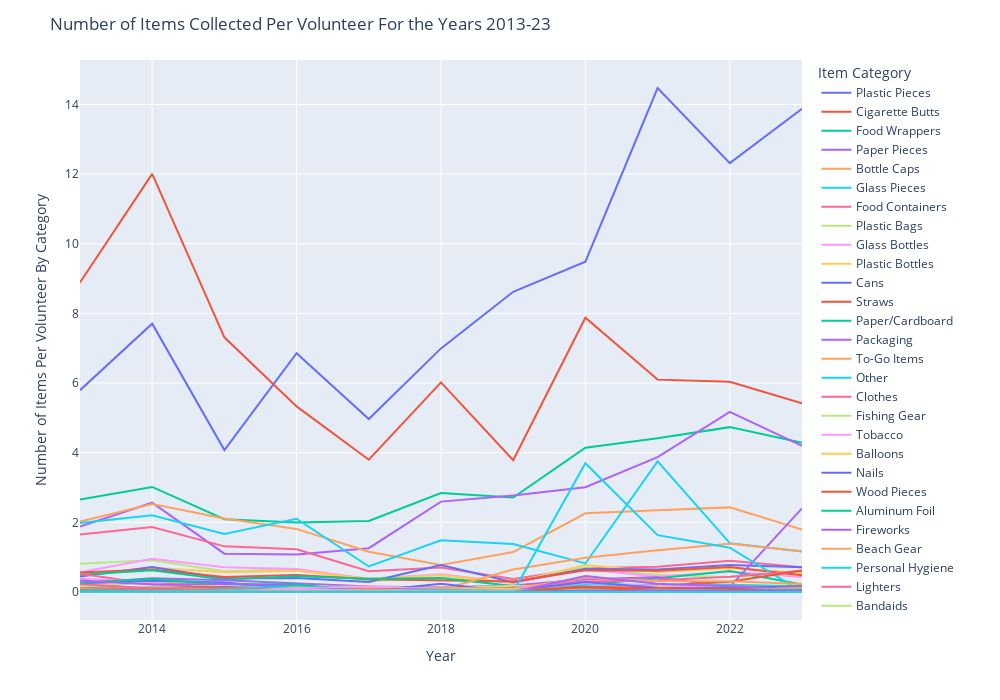

Write notebook code for a chart like this one.
### Markdown cell above
There's a significant correlation between number of volunteers and number of items collected for each year, which suggests that the number of items collected in a year might depend on the number of volunteers doing beach cleanups that year. 
The fewer debris items collected in 2020 may have been a result of fewer people being out during the pandemic, and not necessarily due to less littering. Now that we know that there's a correlation between number of items and number of volunteers, let's plot items/volunteer over time.

### Code cell
annual_volunteer = annual_data.copy()

item_cols = list(col_config.loc[col_config['material'].notnull()]['name'])
for item in list(item_cols):
    annual_volunteer[item] = annual_volunteer[item] / annual_volunteer['Total Volunteers']
annual_volunteer = annual_volunteer[annual_volunteer.columns.intersection(item_cols)]

fig = px.line(annual_volunteer, x=annual_volunteer.index, y=annual_volunteer.columns)
fig.update_layout(
    autosize=False,
    width=1000,
    height=700,
    title="Number of Items Collected Per Volunteer For the Years 2013-23",
    yaxis_title='Number of Items Per Volunteer By Category',
    xaxis_title='Year',
    legend_title='Item Category',
)
fig.show()

### Figure 1 — Plotly figure (JSON) as saved in the notebook; plotly's stock layout.template omitted (floating-point values rounded to 4 significant figures)
{"data": [{"hovertemplate": "variable=Plastic Pieces<br>index=%{x}<br>value=%{y}<extra></extra>", "legendgroup": "Plastic Pieces", "line": {"color": "#636efa", "dash": "solid"}, "marker": {"symbol": "circle"}, "mode": "lines", "name": "Plastic Pieces", "orientation": "v", "showlegend": true, "type": "scatter", "x": [2013, 2014, 2015, 2016, 2017, 2018, 2019, 2020, 2021, 2022, 2023], "xaxis": "x", "y": [5.797, 7.706, 4.075, 6.856, 4.967, 6.996, 8.622, 9.486, 14.47, 12.32, 13.88], "yaxis": "y"}, {"hovertemplate": "variable=Cigarette Butts<br>index=%{x}<br>value=%{y}<extra></extra>", "legendgroup": "Cigarette Butts", "line": {"color": "#EF553B", "dash": "solid"}, "marker": {"symbol": "circle"}, "mode": "lines", "name": "Cigarette Butts", "orientation": "v", "showlegend": true, "type": "scatter", "x": [2013, 2014, 2015, 2016, 2017, 2018, 2019, 2020, 2021, 2022, 2023], "xaxis": "x", "y": [8.89, 12.01, 7.313, 5.331, 3.799, 6.018, 3.786, 7.878, 6.099, 6.037, 5.421], "yaxis": "y"}, {"hovertemplate": "variable=Food Wrappers<br>index=%{x}<br>value=%{y}<extra></extra>", "legendgroup": "Food Wrappers", "line": {"color": "#00cc96", "dash": "solid"}, "marker": {"symbol": "circle"}, "mode": "lines", "name": "Food Wrappers", "orientation": "v", "showlegend": true, "type": "scatter", "x": [2013, 2014, 2015, 2016, 2017, 2018, 2019, 2020, 2021, 2022, 2023], "xaxis": "x", "y": [2.656, 3.017, 2.092, 1.999, 2.042, 2.841, 2.711, 4.144, 4.417, 4.734, 4.284], "yaxis": "y"}, {"hovertemplate": "variable=Paper Pieces<br>index=%{x}<br>value=%{y}<extra></extra>", "legendgroup": "Paper Pieces", "line": {"color": "#ab63fa", "dash": "solid"}, "marker": {"symbol": "circle"}, "mode": "lines", "name": "Paper Pieces", "orientation": "v", "showlegend": true, "type": "scatter", "x": [2013, 2014, 2015, 2016, 2017, 2018, 2019, 2020, 2021, 2022, 2023], "xaxis": "x", "y": [1.877, 2.565, 1.101, 1.073, 1.259, 2.596, 2.775, 3.008, 3.875, 5.176, 4.199], "yaxis": "y"}, {"hovertemplate": "variable=Bottle Caps<br>index=%{x}<br>value=%{y}<extra></extra>", "legendgroup": "Bottle Caps", "line": {"color": "#FFA15A", "dash": "solid"}, "marker": {"symbol": "circle"}, "mode": "lines", "name": "Bottle Caps", "orientation": "v", "showlegend": true, "type": "scatter", "x": [2013, 2014, 2015, 2016, 2017, 2018, 2019, 2020, 2021, 2022, 2023], "xaxis": "x", "y": [2.023, 2.523, 2.109, 1.812, 1.154, 0.7779, 1.147, 2.26, 2.348, 2.43, 1.796], "yaxis": "y"}, {"hovertemplate": "variable=Glass Pieces<br>index=%{x}<br>value=%{y}<extra></extra>", "legendgroup": "Glass Pieces", "line": {"color": "#19d3f3", "dash": "solid"}, "marker": {"symbol": "circle"}, "mode": "lines", "name": "Glass Pieces", "orientation": "v", "showlegend": true, "type": "scatter", "x": [2013, 2014, 2015, 2016, 2017, 2018, 2019, 2020, 2021, 2022, 2023], "xaxis": "x", "y": [1.981, 2.203, 1.668, 2.103, 0.7335, 1.484, 1.38, 0.8196, 3.751, 1.402, 1.161], "yaxis": "y"}, {"hovertemplate": "variable=Food Containers<br>index=%{x}<br>value=%{y}<extra></extra>", "legendgroup": "Food Containers", "line": {"color": "#FF6692", "dash": "solid"}, "marker": {"symbol": "circle"}, "mode": "lines", "name": "Food Containers", "orientation": "v", "showlegend": true, "type": "scatter", "x": [2013, 2014, 2015, 2016, 2017, 2018, 2019, 2020, 2021, 2022, 2023], "xaxis": "x", "y": [1.65, 1.866, 1.311, 1.228, 0.5956, 0.7034, 0.3744, 0.6815, 0.7217, 0.8979, 0.7096], "yaxis": "y"}, {"hovertemplate": "variable=Plastic Bags<br>index=%{x}<br>value=%{y}<extra></extra>", "legendgroup": "Plastic Bags", "line": {"color": "#B6E880", "dash": "solid"}, "marker": {"symbol": "circle"}, "mode": "lines", "name": "Plastic Bags", "orientation": "v", "showlegend": true, "type": "scatter", "x": [2013, 2014, 2015, 2016, 2017, 2018, 2019, 2020, 2021, 2022, 2023], "xaxis": "x", "y": [0.811, 0.91, 0.5936, 0.652, 0.3169, 0.3995, 0.2907, 0.7012, 0.4915, 0.4294, 0.5412], "yaxis": "y"}, {"hovertemplate": "variable=Glass Bottles<br>index=%{x}<br>value=%{y}<extra></extra>", "legendgroup": "Glass Bottles", "line": {"color": "#FF97FF", "dash": "solid"}, "marker": {"symbol": "circle"}, "mode": "lines", "name": "Glass Bottles", "orientation": "v", "showlegend": true, "type": "scatter", "x": [2013, 2014, 2015, 2016, 2017, 2018, 2019, 2020, 2021, 2022, 2023], "xaxis": "x", "y": [0.5673, 0.9576, 0.709, 0.6591, 0.3829, 0.507, 0.2611, 0.6427, 0.4476, 0.5845, 0.4325], "yaxis": "y"}, {"hovertemplate": "variable=Plastic Bottles<br>index=%{x}<br>value=%{y}<extra></extra>", "legendgroup": "Plastic Bottles", "line": {"color": "#FECB52", "dash": "solid"}, "marker": {"symbol": "circle"}, "mode": "lines", "name": "Plastic Bottles", "orientation": "v", "showlegend": true, "type": "scatter", "x": [2013, 2014, 2015, 2016, 2017, 2018, 2019, 2020, 2021, 2022, 2023], "xaxis": "x", "y": [0.4787, 0.6998, 0.5663, 0.6094, 0.3816, 0.4797, 0.2702, 0.7725, 0.5718, 0.6822, 0.5482], "yaxis": "y"}, {"hovertemplate": "variable=Cans<br>index=%{x}<br>value=%{y}<extra></extra>", "legendgroup": "Cans", "line": {"color": "#636efa", "dash": "solid"}, "marker": {"symbol": "circle"}, "mode": "lines", "name": "Cans", "orientation": "v", "showlegend": true, "type": "scatter", "x": [2013, 2014, 2015, 2016, 2017, 2018, 2019, 2020, 2021, 2022, 2023], "xaxis": "x", "y": [0.4425, 0.7144, 0.3898, 0.4034, 0.2898, 0.7744, 0.2819, 0.6675, 0.6497, 0.7757, 0.7126], "yaxis": "y"}, {"hovertemplate": "variable=Straws<br>index=%{x}<br>value=%{y}<extra></extra>", "legendgroup": "Straws", "line": {"color": "#EF553B", "dash": "solid"}, "marker": {"symbol": "circle"}, "mode": "lines", "name": "Straws", "orientation": "v", "showlegend": true, "type": "scatter", "x": [2013, 2014, 2015, 2016, 2017, 2018, 2019, 2020, 2021, 2022, 2023], "xaxis": "x", "y": [0.5626, 0.644, 0.4337, 0.4888, 0.3652, 0.3452, 0.3038, 0.6242, 0.6114, 0.7192, 0.4817], "yaxis": "y"}, {"hovertemplate": "variable=Paper/Cardboard<br>index=%{x}<br>value=%{y}<extra></extra>", "legendgroup": "Paper/Cardboard", "line": {"color": "#00cc96", "dash": "solid"}, "marker": {"symbol": "circle"}, "mode": "lines", "name": "Paper/Cardboard", "orientation": "v", "showlegend": true, "type": "scatter", "x": [2013, 2014, 2015, 2016, 2017, 2018, 2019, 2020, 2021, 2022, 2023], "xaxis": "x", "y": [0.4919, 0.6225, 0.3614, 0.4558, 0.3795, 0.404, 0.1724, 0.2074, 0.3983, 0.6007, 0.2151], "yaxis": "y"}, {"hovertemplate": "variable=Packaging<br>index=%{x}<br>value=%{y}<extra></extra>", "legendgroup": "Packaging", "line": {"color": "#ab63fa", "dash": "solid"}, "marker": {"symbol": "circle"}, "mode": "lines", "name": "Packaging", "orientation": "v", "showlegend": true, "type": "scatter", "x": [2013, 2014, 2015, 2016, 2017, 2018, 2019, 2020, 2021, 2022, 2023], "xaxis": "x", "y": [0.2501, 0.395, 0.3402, 0.2407, 0.1573, 0.1257, 0.1876, 0.364, 0.4225, 0.1436, 2.401], "yaxis": "y"}, {"hovertemplate": "variable=To-Go Items<br>index=%{x}<br>value=%{y}<extra></extra>", "legendgroup": "To-Go Items", "line": {"color": "#FFA15A", "dash": "solid"}, "marker": {"symbol": "circle"}, "mode": "lines", "name": "To-Go Items", "orientation": "v", "showlegend": true, "type": "scatter", "x": [2013, 2014, 2015, 2016, 2017, 2018, 2019, 2020, 2021, 2022, 2023], "xaxis": "x", "y": [0, 0, 0, 0.1181, 0.1671, 0.06275, 0.645, 0.9857, 1.2, 1.383, 1.173], "yaxis": "y"}, {"hovertemplate": "variable=Other<br>index=%{x}<br>value=%{y}<extra></extra>", "legendgroup": "Other", "line": {"color": "#19d3f3", "dash": "solid"}, "marker": {"symbol": "circle"}, "mode": "lines", "name": "Other", "orientation": "v", "showlegend": true, "type": "scatter", "x": [2013, 2014, 2015, 2016, 2017, 2018, 2019, 2020, 2021, 2022, 2023], "xaxis": "x", "y": [0.1087, 0.3165, 0.01776, 0.1238, 0.002681, 0, 0, 3.698, 1.632, 1.274, 0], "yaxis": "y"}, {"hovertemplate": "variable=Clothes<br>index=%{x}<br>value=%{y}<extra></extra>", "legendgroup": "Clothes", "line": {"color": "#FF6692", "dash": "solid"}, "marker": {"symbol": "circle"}, "mode": "lines", "name": "Clothes", "orientation": "v", "showlegend": true, "type": "scatter", "x": [2013, 2014, 2015, 2016, 2017, 2018, 2019, 2020, 2021, 2022, 2023], "xaxis": "x", "y": [0.5236, 0.222, 0.1224, 0.123, 0.001073, 0, 0.1591, 0.3048, 0.3343, 0.4367, 0.6123], "yaxis": "y"}, {"hovertemplate": "variable=Fishing Gear<br>index=%{x}<br>value=%{y}<extra></extra>", "legendgroup": "Fishing Gear", "line": {"color": "#B6E880", "dash": "solid"}, "marker": {"symbol": "circle"}, "mode": "lines", "name": "Fishing Gear", "orientation": "v", "showlegend": true, "type": "scatter", "x": [2013, 2014, 2015, 2016, 2017, 2018, 2019, 2020, 2021, 2022, 2023], "xaxis": "x", "y": [0.1402, 0.3026, 0.2368, 0.1621, 0.1418, 0.1101, 0.1766, 0.1228, 0.18, 0.2066, 0.1712], "yaxis": "y"}, {"hovertemplate": "variable=Tobacco<br>index=%{x}<br>value=%{y}<extra></extra>", "legendgroup": "Tobacco", "line": {"color": "#FF97FF", "dash": "solid"}, "marker": {"symbol": "circle"}, "mode": "lines", "name": "Tobacco", "orientation": "v", "showlegend": true, "type": "scatter", "x": [2013, 2014, 2015, 2016, 2017, 2018, 2019, 2020, 2021, 2022, 2023], "xaxis": "x", "y": [0.3837, 0.2871, 0.2503, 0.1094, 0.02771, 0.02558, 0.07086, 0.2507, 0.1823, 0.09454, 0.05346], "yaxis": "y"}, {"hovertemplate": "variable=Balloons<br>index=%{x}<br>value=%{y}<extra></extra>", "legendgroup": "Balloons", "line": {"color": "#FECB52", "dash": "solid"}, "marker": {"symbol": "circle"}, "mode": "lines", "name": "Balloons", "orientation": "v", "showlegend": true, "type": "scatter", "x": [2013, 2014, 2015, 2016, 2017, 2018, 2019, 2020, 2021, 2022, 2023], "xaxis": "x", "y": [0.2164, 0.3382, 0.1239, 0.1499, 0.06203, 0.09646, 0.05757, 0.1031, 0.141, 0.1165, 0.1092], "yaxis": "y"}, {"hovertemplate": "variable=Nails<br>index=%{x}<br>value=%{y}<extra></extra>", "legendgroup": "Nails", "line": {"color": "#636efa", "dash": "solid"}, "marker": {"symbol": "circle"}, "mode": "lines", "name": "Nails", "orientation": "v", "showlegend": true, "type": "scatter", "x": [2013, 2014, 2015, 2016, 2017, 2018, 2019, 2020, 2021, 2022, 2023], "xaxis": "x", "y": [0.2532, 0.3259, 0.2697, 0.09828, 0.01984, 0.2349, 0, 0, 0, 0, 0], "yaxis": "y"}, {"hovertemplate": "variable=Wood Pieces<br>index=%{x}<br>value=%{y}<extra></extra>", "legendgroup": "Wood Pieces", "line": {"color": "#EF553B", "dash": "solid"}, "marker": {"symbol": "circle"}, "mode": "lines", "name": "Wood Pieces", "orientation": "v", "showlegend": true, "type": "scatter", "x": [2013, 2014, 2015, 2016, 2017, 2018, 2019, 2020, 2021, 2022, 2023], "xaxis": "x", "y": [0.1021, 0.1326, 0.1469, 0.09036, 0.004827, 0, 0.125, 0.1444, 0.1807, 0.2951, 0.6173], "yaxis": "y"}, {"hovertemplate": "variable=Aluminum Foil<br>index=%{x}<br>value=%{y}<extra></extra>", "legendgroup": "Aluminum Foil", "line": {"color": "#00cc96", "dash": "solid"}, "marker": {"symbol": "circle"}, "mode": "lines", "name": "Aluminum Foil", "orientation": "v", "showlegend": true, "type": "scatter", "x": [2013, 2014, 2015, 2016, 2017, 2018, 2019, 2020, 2021, 2022, 2023], "xaxis": "x", "y": [0.2698, 0.3706, 0.22, 0.2193, 0, 0.00605, 0, 0, 0, 0, 0], "yaxis": "y"}, {"hovertemplate": "variable=Fireworks<br>index=%{x}<br>value=%{y}<extra></extra>", "legendgroup": "Fireworks", "line": {"color": "#ab63fa", "dash": "solid"}, "marker": {"symbol": "circle"}, "mode": "lines", "name": "Fireworks", "orientation": "v", "showlegend": true, "type": "scatter", "x": [2013, 2014, 2015, 2016, 2017, 2018, 2019, 2020, 2021, 2022, 2023], "xaxis": "x", "y": [0.3286, 0.218, 0.228, 0.1663, 0.02717, 0.0261, 0.008604, 0.0006363, 0.01387, 0.01332, 0.0005044], "yaxis": "y"}, {"hovertemplate": "variable=Beach Gear<br>index=%{x}<br>value=%{y}<extra></extra>", "legendgroup": "Beach Gear", "line": {"color": "#FFA15A", "dash": "solid"}, "marker": {"symbol": "circle"}, "mode": "lines", "name": "Beach Gear", "orientation": "v", "showlegend": true, "type": "scatter", "x": [2013, 2014, 2015, 2016, 2017, 2018, 2019, 2020, 2021, 2022, 2023], "xaxis": "x", "y": [0.08134, 0.1335, 0.05755, 0.05491, 0.04201, 0.122, 0.1014, 0.406, 0.3187, 0.3118, 0.2315], "yaxis": "y"}, {"hovertemplate": "variable=Personal Hygiene<br>index=%{x}<br>value=%{y}<extra></extra>", "legendgroup": "Personal Hygiene", "line": {"color": "#19d3f3", "dash": "solid"}, "marker": {"symbol": "circle"}, "mode": "lines", "name": "Personal Hygiene", "orientation": "v", "showlegend": true, "type": "scatter", "x": [2013, 2014, 2015, 2016, 2017, 2018, 2019, 2020, 2021, 2022, 2023], "xaxis": "x", "y": [0.08362, 0.1039, 0.1023, 0.1495, 0.11, 0.06517, 0.08463, 0.2202, 0.1985, 0.2105, 0.1495], "yaxis": "y"}, {"hovertemplate": "variable=Lighters<br>index=%{x}<br>value=%{y}<extra></extra>", "legendgroup": "Lighters", "line": {"color": "#FF6692", "dash": "solid"}, "marker": {"symbol": "circle"}, "mode": "lines", "name": "Lighters", "orientation": "v", "showlegend": true, "type": "scatter", "x": [2013, 2014, 2015, 2016, 2017, 2018, 2019, 2020, 2021, 2022, 2023], "xaxis": "x", "y": [0.2214, 0.1093, 0.06818, 0.05586, 0.03575, 0.04062, 0.02534, 0.03182, 0.04129, 0.1737, 0.09053], "yaxis": "y"}, {"hovertemplate": "variable=Bandaids<br>index=%{x}<br>value=%{y}<extra></extra>", "legendgroup": "Bandaids", "line": {"color": "#B6E880", "dash": "solid"}, "marker": {"symbol": "circle"}, "mode": "lines", "name": "Bandaids", "orientation": "v", "showlegend": true, "type": "scatter", "x": [2013, 2014, 2015, 2016, 2017, 2018, 2019, 2020, 2021, 2022, 2023], "xaxis": "x", "y": [0.08025, 0.09648, 0.04705, 0.03925, 0.05649, 0.06033, 0.05569, 0.05472, 0.08918, 0.1092, 0.06985], "yaxis": "y"}, {"hovertemplate": "variable=Lids<br>index=%{x}<br>value=%{y}<extra></extra>", "legendgroup": "Lids", "line": {"color": "#FF97FF", "dash": "solid"}, "marker": {"symbol": "circle"}, "mode": "lines", "name": "Lids", "orientation": "v", "showlegend": true, "type": "scatter", "x": [2013, 2014, 2015, 2016, 2017, 2018, 2019, 2020, 2021, 2022, 2023], "xaxis": "x", "y": [0, 0, 0, 0.08688, 0.1523, 0.08038, 0.08447, 0.2615, 0.1757, 0.1214, 0.1251], "yaxis": "y"}, {"hovertemplate": "variable=Construction Materials<br>index=%{x}<br>value=%{y}<extra></extra>", "legendgroup": "Construction Materials", "line": {"color": "#FECB52", "dash": "solid"}, "marker": {"symbol": "circle"}, "mode": "lines", "name": "Construction Materials", "orientation": "v", "showlegend": true, "type": "scatter", "x": [2013, 2014, 2015, 2016, 2017, 2018, 2019, 2020, 2021, 2022, 2023], "xaxis": "x", "y": [0.07861, 0.01846, 0, 0.1174, 0.04308, 0.07969, 0.08666, 0.1056, 0.1506, 0.07208, 0.09734], "yaxis": "y"}, {"hovertemplate": "variable=Utensils<br>index=%{x}<br>value=%{y}<extra></extra>", "legendgroup": "Utensils", "line": {"color": "#636efa", "dash": "solid"}, "marker": {"symbol": "circle"}, "mode": "lines", "name": "Utensils", "orientation": "v", "showlegend": true, "type": "scatter", "x": [2013, 2014, 2015, 2016, 2017, 2018, 2019, 2020, 2021, 2022, 2023], "xaxis": "x", "y": [0, 0, 0, 0.06742, 0.08473, 0.06724, 0.04568, 0.2883, 0.1189, 0.1133, 0.1627], "yaxis": "y"}, {"hovertemplate": "variable=Strapping Bands<br>index=%{x}<br>value=%{y}<extra></extra>", "legendgroup": "Strapping Bands", "line": {"color": "#EF553B", "dash": "solid"}, "marker": {"symbol": "circle"}, "mode": "lines", "name": "Strapping Bands", "orientation": "v", "showlegend": true, "type": "scatter", "x": [2013, 2014, 2015, 2016, 2017, 2018, 2019, 2020, 2021, 2022, 2023], "xaxis": "x", "y": [0.06326, 0.006976, 0.0001296, 0.06821, 0.0345, 0.04408, 0.04239, 0.1324, 0.1077, 0.1042, 0.06884], "yaxis": "y"}, {"hovertemplate": "variable=6-Pack Holders<br>index=%{x}<br>value=%{y}<extra></extra>", "legendgroup": "6-Pack Holders", "line": {"color": "#00cc96", "dash": "solid"}, "marker": {"symbol": "circle"}, "mode": "lines", "name": "6-Pack Holders", "orientation": "v", "showlegend": true, "type": "scatter", "x": [2013, 2014, 2015, 2016, 2017, 2018, 2019, 2020, 2021, 2022, 2023], "xaxis": "x", "y": [0.06794, 0.09755, 0.03901, 0.02057, 0.008044, 0.005877, 0.01205, 0, 0.01189, 0.02533, 0.01034], "yaxis": "y"}, {"hovertemplate": "variable=PPE<br>index=%{x}<br>value=%{y}<extra></extra>", "legendgroup": "PPE", "line": {"color": "#ab63fa", "dash": "solid"}, "marker": {"symbol": "circle"}, "mode": "lines", "name": "PPE", "orientation": "v", "showlegend": true, "type": "scatter", "x": [2013, 2014, 2015, 2016, 2017, 2018, 2019, 2020, 2021, 2022, 2023], "xaxis": "x", "y": [0, 0, 0, 0, 0, 0, 0, 0.4582, 0.2372, 0.1645, 0.0469], "yaxis": "y"}, {"hovertemplate": "variable=Batteries<br>index=%{x}<br>value=%{y}<extra></extra>", "legendgroup": "Batteries", "line": {"color": "#FFA15A", "dash": "solid"}, "marker": {"symbol": "circle"}, "mode": "lines", "name": "Batteries", "orientation": "v", "showlegend": true, "type": "scatter", "x": [2013, 2014, 2015, 2016, 2017, 2018, 2019, 2020, 2021, 2022, 2023], "xaxis": "x", "y": [0.02668, 0.0235, 0.02165, 0.03545, 0.08098, 0.02558, 0.01205, 0.02036, 0.02246, 0.03265, 0.1218], "yaxis": "y"}, {"hovertemplate": "variable=Syringes<br>index=%{x}<br>value=%{y}<extra></extra>", "legendgroup": "Syringes", "line": {"color": "#19d3f3", "dash": "solid"}, "marker": {"symbol": "circle"}, "mode": "lines", "name": "Syringes", "orientation": "v", "showlegend": true, "type": "scatter", "x": [2013, 2014, 2015, 2016, 2017, 2018, 2019, 2020, 2021, 2022, 2023], "xaxis": "x", "y": [0.01524, 0.0176, 0.02787, 0.0595, 0.02431, 0.04183, 0.0244, 0.028, 0.03336, 0.05276, 0.07137], "yaxis": "y"}, {"hovertemplate": "variable=Footwear<br>index=%{x}<br>value=%{y}<extra></extra>", "legendgroup": "Footwear", "line": {"color": "#FF6692", "dash": "solid"}, "marker": {"symbol": "circle"}, "mode": "lines", "name": "Footwear", "orientation": "v", "showlegend": true, "type": "scatter", "x": [2013, 2014, 2015, 2016, 2017, 2018, 2019, 2020, 2021, 2022, 2023], "xaxis": "x", "y": [0.05869, 0.08623, 0.04161, 0.04684, 0.0001788, 0, 0, 0, 0, 0.004179, 0.007565], "yaxis": "y"}, {"hovertemplate": "variable=Cigar Tips<br>index=%{x}<br>value=%{y}<extra></extra>", "legendgroup": "Cigar Tips", "line": {"color": "#B6E880", "dash": "solid"}, "marker": {"symbol": "circle"}, "mode": "lines", "name": "Cigar Tips", "orientation": "v", "showlegend": true, "type": "scatter", "x": [2013, 2014, 2015, 2016, 2017, 2018, 2019, 2020, 2021, 2022, 2023], "xaxis": "x", "y": [0, 0.01964, 0.0005185, 0.05681, 0.03057, 0.03526, 0.04349, 0.0006363, 0.06474, 0.03343, 0.003278], "yaxis": "y"}, {"hovertemplate": "variable=Rope<br>index=%{x}<br>value=%{y}<extra></extra>", "legendgroup": "Rope", "line": {"color": "#FF97FF", "dash": "solid"}, "marker": {"symbol": "circle"}, "mode": "lines", "name": "Rope", "orientation": "v", "showlegend": true, "type": "scatter", "x": [2013, 2014, 2015, 2016, 2017, 2018, 2019, 2020, 2021, 2022, 2023], "xaxis": "x", "y": [0, 0, 0.009203, 0.09052, 0.02252, 0.02351, 0.0463, 0.004454, 0.04889, 0.01671, 0.0007565], "yaxis": "y"}, {"hovertemplate": "variable=Tires<br>index=%{x}<br>value=%{y}<extra></extra>", "legendgroup": "Tires", "line": {"color": "#FECB52", "dash": "solid"}, "marker": {"symbol": "circle"}, "mode": "lines", "name": "Tires", "orientation": "v", "showlegend": true, "type": "scatter", "x": [2013, 2014, 2015, 2016, 2017, 2018, 2019, 2020, 2021, 2022, 2023], "xaxis": "x", "y": [0.0122, 0.02093, 0.014, 0.01124, 0.008581, 0.006093, 0.005788, 0.01336, 0.006276, 0.007051, 0.002774], "yaxis": "y"}, {"hovertemplate": "variable=Bagged Pet Waste<br>index=%{x}<br>value=%{y}<extra></extra>", "legendgroup": "Bagged Pet Waste", "line": {"color": "#636efa", "dash": "solid"}, "marker": {"symbol": "circle"}, "mode": "lines", "name": "Bagged Pet Waste", "orientation": "v", "showlegend": true, "type": "scatter", "x": [2013, 2014, 2015, 2016, 2017, 2018, 2019, 2020, 2021, 2022, 2023], "xaxis": "x", "y": [0.01209, 0, 0, 0, 0, 0, 0, 0.04454, 0.05252, 0.04414, 0.03203], "yaxis": "y"}, {"hovertemplate": "variable=Beverage Pouches<br>index=%{x}<br>value=%{y}<extra></extra>", "legendgroup": "Beverage Pouches", "line": {"color": "#EF553B", "dash": "solid"}, "marker": {"symbol": "circle"}, "mode": "lines", "name": "Beverage Pouches", "orientation": "v", "showlegend": true, "type": "scatter", "x": [2013, 2014, 2015, 2016, 2017, 2018, 2019, 2020, 2021, 2022, 2023], "xaxis": "x", "y": [0, 0, 0, 0, 0, 0, 0, 0.1527, 0.01618, 0.04492, 0.04136], "yaxis": "y"}, {"hovertemplate": "variable=Appliances<br>index=%{x}<br>value=%{y}<extra></extra>", "legendgroup": "Appliances", "line": {"color": "#00cc96", "dash": "solid"}, "marker": {"symbol": "circle"}, "mode": "lines", "name": "Appliances", "orientation": "v", "showlegend": true, "type": "scatter", "x": [2013, 2014, 2015, 2016, 2017, 2018, 2019, 2020, 2021, 2022, 2023], "xaxis": "x", "y": [0.01601, 0.01363, 0.005962, 0.01013, 0.007508, 0.003111, 0.003598, 0, 0.007267, 0.001306, 0.01765], "yaxis": "y"}, {"hovertemplate": "variable=E-Waste<br>index=%{x}<br>value=%{y}<extra></extra>", "legendgroup": "E-Waste", "line": {"color": "#ab63fa", "dash": "solid"}, "marker": {"symbol": "circle"}, "mode": "lines", "name": "E-Waste", "orientation": "v", "showlegend": true, "type": "scatter", "x": [2013, 2014, 2015, 2016, 2017, 2018, 2019, 2020, 2021, 2022, 2023], "xaxis": "x", "y": [0, 0, 0, 0, 0, 0, 0, 0.02418, 0.04096, 0.01907, 0.02824], "yaxis": "y"}, {"hovertemplate": "variable=Car Parts<br>index=%{x}<br>value=%{y}<extra></extra>", "legendgroup": "Car Parts", "line": {"color": "#FFA15A", "dash": "solid"}, "marker": {"symbol": "circle"}, "mode": "lines", "name": "Car Parts", "orientation": "v", "showlegend": true, "type": "scatter", "x": [2013, 2014, 2015, 2016, 2017, 2018, 2019, 2020, 2021, 2022, 2023], "xaxis": "x", "y": [0.003375, 0.01084, 0.00674, 0.01203, 0, 0, 0, 0, 0, 0, 0], "yaxis": "y"}, {"hovertemplate": "variable=Bikes<br>index=%{x}<br>value=%{y}<extra></extra>", "legendgroup": "Bikes", "line": {"color": "#19d3f3", "dash": "solid"}, "marker": {"symbol": "circle"}, "mode": "lines", "name": "Bikes", "orientation": "v", "showlegend": true, "type": "scatter", "x": [2013, 2014, 2015, 2016, 2017, 2018, 2019, 2020, 2021, 2022, 2023], "xaxis": "x", "y": [0.006751, 0.007512, 0.002333, 0.007754, 0, 0, 0, 0, 0, 0, 0], "yaxis": "y"}], "layout": {"autosize": false, "height": 700, "legend": {"title": {"text": "Item Category"}, "tracegroupgap": 0}, "margin": {"t": 60}, "title": {"text": "Number of Items Collected Per Volunteer For the Years 2013-23"}, "width": 1000, "xaxis": {"anchor": "y", "autorange": true, "domain": [0, 1], "range": [2013, 2023], "title": {"text": "Year"}, "type": "linear"}, "yaxis": {"anchor": "x", "autorange": true, "domain": [0, 1], "range": [-0.8041, 15.28], "title": {"text": "Number of Items Per Volunteer By Category"}, "type": "linear"}}}
